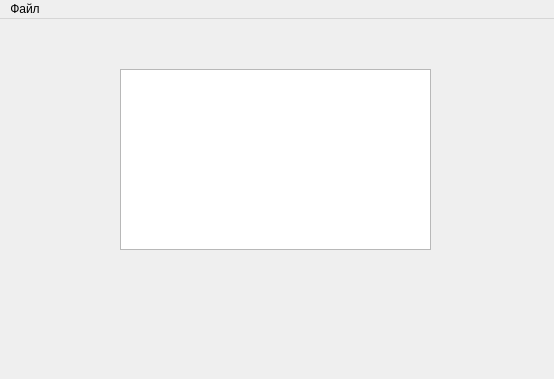
<?xml version="1.0" encoding="UTF-8"?>
<ui version="4.0">
 <class>MyMainWindow</class>
 <widget class="QMainWindow" name="MyMainWindow">
  <property name="geometry">
   <rect>
    <x>0</x>
    <y>0</y>
    <width>554</width>
    <height>379</height>
   </rect>
  </property>
  <property name="windowTitle">
   <string>MyMainWindow</string>
  </property>
  <property name="windowIcon">
   <iconset resource="myres.qrc">
    <normaloff>:/Images/PlayStation_1_Logo.png</normaloff>:/Images/PlayStation_1_Logo.png</iconset>
  </property>
  <widget class="QWidget" name="centralWidget">
   <widget class="QTextEdit" name="textEdit">
    <property name="geometry">
     <rect>
      <x>120</x>
      <y>50</y>
      <width>311</width>
      <height>181</height>
     </rect>
    </property>
   </widget>
  </widget>
  <widget class="QMenuBar" name="menuBar">
   <property name="geometry">
    <rect>
     <x>0</x>
     <y>0</y>
     <width>554</width>
     <height>21</height>
    </rect>
   </property>
   <widget class="QMenu" name="menu">
    <property name="title">
     <string>Файл</string>
    </property>
    <addaction name="actionClose"/>
    <addaction name="actionNewWindow"/>
   </widget>
   <addaction name="menu"/>
  </widget>
  <action name="actionNewWindow">
   <property name="text">
    <string>NewWindow</string>
   </property>
  </action>
  <action name="actionClose">
   <property name="text">
    <string>Close</string>
   </property>
  </action>
 </widget>
 <layoutdefault spacing="6" margin="11"/>
 <resources>
  <include location="myres.qrc"/>
 </resources>
 <connections/>
</ui>
